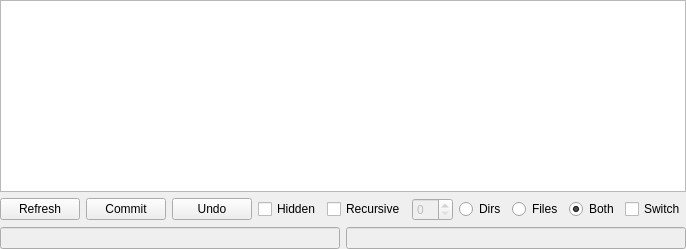
      <widget class="QWidget" name="horizontalLayoutWidget_2">
       <layout class="QVBoxLayout" name="rightlayout" stretch="1,0,0">
        <property name="margin">
         <number>0</number>
        </property>
        <item>
         <layout class="QVBoxLayout" name="dirlayout">
          <property name="margin">
           <number>0</number>
          </property>
          <item>
           <widget class="QTreeView" name="dirview"/>
          </item>
         </layout>
        </item>
        <item>
         <layout class="QHBoxLayout" name="buttonlayout" stretch="0,0,1,3">
          <item>
           <widget class="QPushButton" name="refreshbutton">
            <property name="text">
             <string>Refresh</string>
            </property>
           </widget>
          </item>
          <item>
           <widget class="QPushButton" name="commitbutton">
            <property name="toolTip">
             <string>&lt;html&gt;&lt;head/&gt;&lt;body&gt;&lt;p&gt;Apply the (previewed) changes.&lt;/p&gt;&lt;/body&gt;&lt;/html&gt;</string>
            </property>
            <property name="text">
             <string>Commit</string>
            </property>
           </widget>
          </item>
          <item>
           <widget class="QPushButton" name="undobutton">
            <property name="toolTip">
             <string>&lt;html&gt;&lt;head/&gt;&lt;body&gt;&lt;p&gt;Undo last commit&lt;/p&gt;&lt;/body&gt;&lt;/html&gt;</string>
            </property>
            <property name="text">
             <string>Undo</string>
            </property>
           </widget>
          </item>
          <item>
           <layout class="QHBoxLayout" name="fileradiolayout">
            <item>
             <widget class="QCheckBox" name="hiddencheck">
              <property name="toolTip">
               <string>&lt;html&gt;&lt;head/&gt;&lt;body&gt;&lt;p&gt;&lt;span style=&quot; font-weight:600;&quot;&gt;Hidden&lt;/span&gt;&lt;/p&gt;&lt;p&gt;Include hidden files and/or directories in the potential targets.&lt;/p&gt;&lt;/body&gt;&lt;/html&gt;</string>
              </property>
              <property name="text">
               <string>Hidden</string>
              </property>
             </widget>
            </item>
            <item>
             <widget class="QCheckBox" name="recursivecheck">
              <property name="toolTip">
               <string>&lt;html&gt;&lt;head/&gt;&lt;body&gt;&lt;p&gt;&lt;span style=&quot; font-weight:600;&quot;&gt;Recursive&lt;/span&gt;&lt;/p&gt;&lt;p&gt;Search for files and/or directories recursively.&lt;/p&gt;&lt;/body&gt;&lt;/html&gt;</string>
              </property>
              <property name="text">
               <string>Recursive</string>
              </property>
             </widget>
            </item>
            <item>
             <widget class="QSpinBox" name="recursivedepth">
              <property name="enabled">
               <bool>false</bool>
              </property>
              <property name="toolTip">
               <string>&lt;html&gt;&lt;head/&gt;&lt;body&gt;&lt;p&gt;&lt;span style=&quot; font-weight:600;&quot;&gt;Recursive Depth&lt;/span&gt;&lt;/p&gt;&lt;p&gt;How deep do you want to go?&lt;/p&gt;&lt;/body&gt;&lt;/html&gt;</string>
              </property>
              <property name="minimum">
               <number>0</number>
              </property>
              <property name="value">
               <number>0</number>
              </property>
             </widget>
            </item>
            <item>
             <widget class="QRadioButton" name="dirsradio">
              <property name="toolTip">
               <string>&lt;html&gt;&lt;head/&gt;&lt;body&gt;&lt;p&gt;Only edit dirs.&lt;/p&gt;&lt;/body&gt;&lt;/html&gt;</string>
              </property>
              <property name="text">
               <string>Dirs</string>
              </property>
             </widget>
            </item>
            <item>
             <widget class="QRadioButton" name="filesradio">
              <property name="toolTip">
               <string>&lt;html&gt;&lt;head/&gt;&lt;body&gt;&lt;p&gt;Only edit files.&lt;/p&gt;&lt;/body&gt;&lt;/html&gt;</string>
              </property>
              <property name="text">
               <string>Files</string>
              </property>
             </widget>
            </item>
            <item>
             <widget class="QRadioButton" name="bothradio">
              <property name="toolTip">
               <string>&lt;html&gt;&lt;head/&gt;&lt;body&gt;&lt;p&gt;&lt;span style=&quot; font-weight:600;&quot;&gt;Both&lt;/span&gt;&lt;/p&gt;&lt;p&gt;Edit both files and directories.&lt;/p&gt;&lt;/body&gt;&lt;/html&gt;</string>
              </property>
              <property name="text">
               <string>Both</string>
              </property>
              <property name="checked">
               <bool>true</bool>
              </property>
             </widget>
            </item>
            <item>
             <widget class="QCheckBox" name="switchviewcheck">
              <property name="toolTip">
               <string>&lt;html&gt;&lt;head/&gt;&lt;body&gt;&lt;p&gt;&lt;span style=&quot; font-weight:600;&quot;&gt;Switch Filter&lt;/span&gt;&lt;/p&gt;&lt;p&gt;This changes the filter on the current view corresponding to either Dirs only, Files only or Both.&lt;/p&gt;&lt;p&gt;Try it and see what happens ;)&lt;/p&gt;&lt;/body&gt;&lt;/html&gt;</string>
              </property>
              <property name="text">
               <string>Switch</string>
              </property>
             </widget>
            </item>
           </layout>
          </item>
         </layout>
        </item>
        <item>
         <layout class="QHBoxLayout" name="editlayout">
          <item>
           <widget class="QLineEdit" name="matchedit">
            <property name="enabled">
             <bool>false</bool>
            </property>
            <property name="toolTip">
             <string>&lt;html&gt;&lt;head/&gt;&lt;body&gt;&lt;p&gt;&lt;span style=&quot; font-weight:600;&quot;&gt;Match Pattern&lt;/span&gt;&lt;/p&gt;&lt;p&gt;Pattern to search for in all available targets.&lt;/p&gt;&lt;/body&gt;&lt;/html&gt;</string>
            </property>
           </widget>
          </item>
          <item>
           <widget class="QLineEdit" name="replaceedit">
            <property name="enabled">
             <bool>false</bool>
            </property>
            <property name="toolTip">
             <string>&lt;html&gt;&lt;head/&gt;&lt;body&gt;&lt;p&gt;&lt;span style=&quot; font-weight:600;&quot;&gt;Replacement Pattern&lt;/span&gt;&lt;/p&gt;&lt;p&gt;The string or pattern to replace the match found with the match pattern, if any were found.&lt;/p&gt;&lt;/body&gt;&lt;/html&gt;</string>
            </property>
           </widget>
          </item>
         </layout>
        </item>
       </layout>
      </widget>
